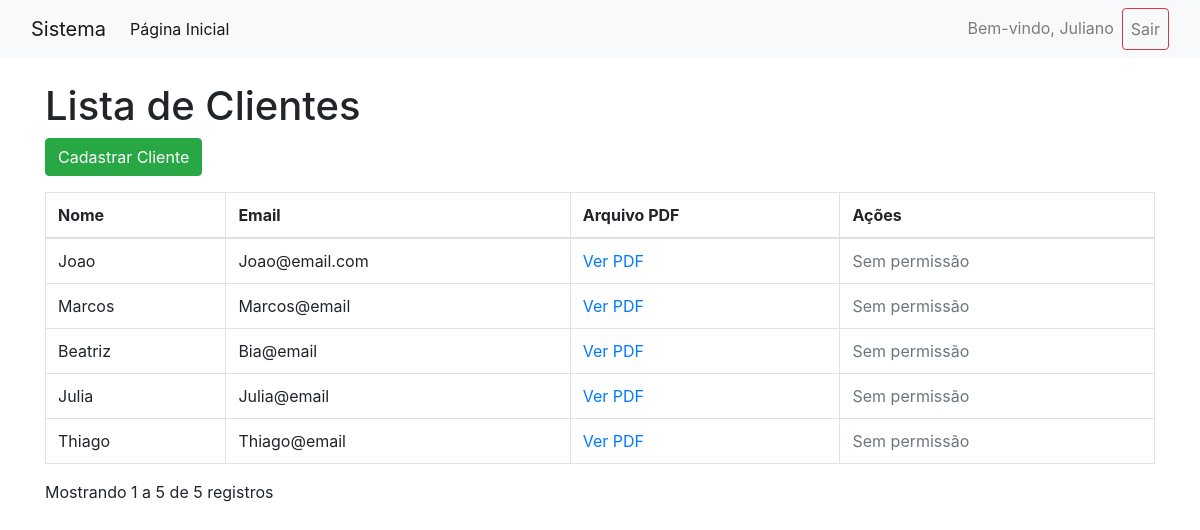
Screenshot of /lista_clientes.php (signed in) with the database file from the repository.
### tables this page shows
CREATE TABLE `tb_clientes` (
  `id` int(11) NOT NULL,
  `nome` varchar(255) NOT NULL,
  `email` varchar(255) NOT NULL,
  `arquivo_pdf` varchar(255) NOT NULL
);

### Lista_clientes.php (the view, shortened to what this page needs)
<?php
include_once 'conexao.php';
include_once 'menu.php';
$tb_clientes = $conn->query("SELECT * FROM tb_clientes")->fetchAll(PDO::FETCH_ASSOC);
$totalClientes = count($tb_clientes);
$clientesPorPagina = 10;
$paginaAtual = isset($_GET['pagina']) ? (int)$_GET['pagina'] : 1;
$inicio = ($paginaAtual - 1) * $clientesPorPagina;
$clientesPaginação = array_slice($tb_clientes, $inicio, $clientesPorPagina);
?>
<!DOCTYPE html>
<html lang="pt-br">
<head>
    <link rel="stylesheet" href="https://maxcdn.bootstrapcdn.com/bootstrap/4.5.2/css/bootstrap.min.css">
</head>
<body>
<div class="container">
    <h1 class="mt-4">Lista de Clientes</h1>
    <a href="cadastrar.php" class="btn btn-success mb-3">Cadastrar Cliente</a>
    <table class="table table-bordered">
        <thead>
            <tr>
                <th>Nome</th>
                <th>Email</th>
                <th>Arquivo PDF</th>
                <th>Ações</th>
            </tr>
        </thead>
        <tbody>
        <?php foreach ($clientesPaginação as $cliente): ?>
            <tr>
                <td><?= htmlspecialchars($cliente['nome']) ?></td>
                <td><?= htmlspecialchars($cliente['email']) ?></td>
                <td>
                    <a href="uploads/<?= htmlspecialchars($cliente['arquivo_pdf']) ?>" target="_blank">Ver PDF</a>
                </td>
                <td>
                    <?php if ($_SESSION['nivel_acesso'] == 'ADMINISTRADOR'): ?>
                        <a href="editar.php?id=<?= $cliente['id'] ?>" class="btn btn-warning">Editar</a>
                        <a href="excluir.php?id=<?= $cliente['id'] ?>" class="btn btn-danger" onclick="return confirm('A exclusão será permanente! Tem certeza disso?')">Excluir</a>
                    <?php else: ?>
                        <span class="text-muted">Sem permissão</span>
                    <?php endif; ?>
                </td>
            </tr>
        <?php endforeach; ?>
        </tbody>
    </table>
    <div class="d-flex justify-content-between mb-3">
        <div>
            Mostrando <?= $inicio + 1 ?> a <?= min($inicio + $clientesPorPagina, $totalClientes) ?> de <?= $totalClientes ?> registros
        </div>
    </div>
</div>
</body>
</html>

### rows the page displays
tb_clientes: nome "Joao", email "Joao@email.com"
tb_clientes: nome "Marcos", email "Marcos@email"
tb_clientes: nome "Beatriz", email "Bia@email"
tb_clientes: nome "Julia", email "Julia@email"
tb_clientes: nome "Thiago", email "Thiago@email"

### other values shown
$_SESSION['nome_usuario'] "Juliano"
$inicio + 1 "1"
min($inicio + $clientesPorPagina, $totalClientes) "5"
$totalClientes "5"
